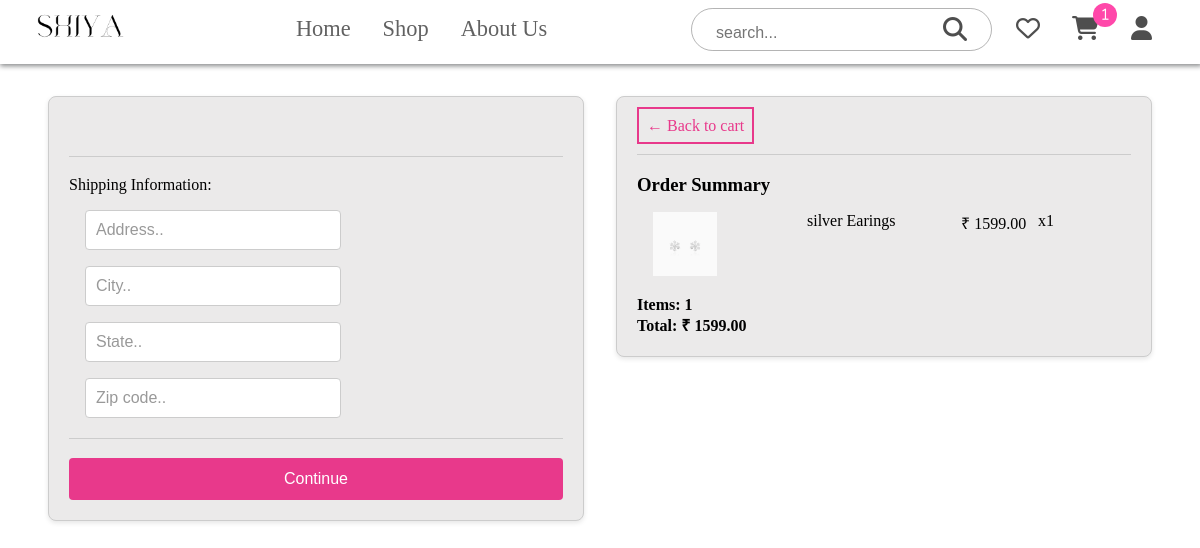
Page /checkout/ (signed in) on the committed database.
### core/models.py (models this page shows, shortened)
class OrderItem(models.Model):
    product = models.ForeignKey(
        Product, on_delete=models.SET_NULL, null=True, blank=True
    )
    order = models.ForeignKey(Order, on_delete=models.SET_NULL, null=True, blank=True)
    quantity = models.IntegerField(default=0, null=True, blank=True)
    date_added = models.DateTimeField(auto_now_add=True)
    @property
    def get_total(self):
        total = self.product.price * self.quantity
        return total

class Product(models.Model):
    name = models.CharField(max_length=200)
    price = models.DecimalField(max_digits=7, decimal_places=2)
    image = models.ImageField(null=True, blank=True)
    category = models.ForeignKey(
        Category, on_delete=models.CASCADE, null=True, blank=True
    )
    material = models.CharField(max_length=100, null=True, blank=True)
    description = models.TextField(max_length=200, null=True, blank=True)
    occasion = models.CharField(max_length=100, null=True, blank=True)
    def imageURL(self):
        try:
            url = self.image.url
        except:
            url = ""
        return url

class Order(models.Model):
    customer = models.ForeignKey(
        Customer, on_delete=models.SET_NULL, null=True, blank=True
    )
    date_orderd = models.DateTimeField(auto_now_add=True)
    complete = models.BooleanField(default=False, null=True, blank=False)
    transaction_id = models.CharField(max_length=100, null=True)
    @property
    def shipping(self):
        orderitems = self.orderitem_set.all()
        shipping = True
        return shipping
    @property
    def get_cart_total(self):
        orderitems = self.orderitem_set.all()
        total = sum([item.get_total for item in orderitems])
        return total
    @property
    def get_cart_items(self):
        orderitems = self.orderitem_set.all()
        total = sum([item.quantity for item in orderitems])
        return total

### core/views.py (the view)
# urls.py: path("checkout/", checkout, name="checkout"),
def checkout(request):
    data = cartData(request)
    cartItems = data["cartItems"]
    order = data["order"]
    items = data["items"]
    context = {"items": items, "order": order, "cartItems": cartItems}
    return render(request, "core/checkout.html", context)

### core/utils.py (called while the page is built)
def cartData(request):
    if request.user.is_authenticated:
        customer = request.user.customer
        order,created = Order.objects.get_or_create(customer=customer, complete=False)
        items = order.orderitem_set.all()
        cartItems = order.get_cart_items
    else:
        cookieData=cookieCart(request)
        items=cookieData['items']
        order=cookieData['order']
        cartItems=cookieData['cartItems']
    return {'cartItems':cartItems,'order':order,'items':items}

### templates/core/checkout.html (shortened to what this page needs)
{% extends 'core/main.html' %}
{% load static %}
{% block content %}
<div class="checkout">
    <div class="row">
        <div class="col">
            <div class="box-element" id="form-wrapper">
                <form id="form">
                    <div id="shipping-info">
                        <hr>
                        <p>Shipping Information:</p>
                        <div class="shipping-items">
                            <div class="form-field">
                                <input required class="form-control" type="text" name="address" id="address"
                                    placeholder="Address..">
                            </div>
                            <div class="form-field">
                                <input required class="form-control" type="text" name="city" id="city"
                                    placeholder="City..">
                            </div>
                            <div class="form-field">
                                <input required class="form-control" type="text" name="state" id="state"
                                    placeholder="State..">
                            </div>
                            <div class="form-field">
                                <input required class="form-control" type="text" name="zipcode" id="zipcode"
                                    placeholder="Zip code..">
                            </div>
                        </div>
                    </div>
                    <hr>
                    <input id="form-button" class="btn btn-success btn-block" type="submit" value="Continue">
                </form>
            </div>
        </div>
        <div class="col">
            <div class="box-element">
                <a class="btn" href="{% url 'cart' %}">&#x2190; Back to cart</a>
                <hr>
                <h3>Order Summary</h3>
                {% for item in items%}
                <div class="cart-row">
                    <div style="flex:2"><img class="row-img" src="{{item.product.imageURL}}"></div>
                    <div style="flex:2">{{item.product.name}} </div>
                    <div style="flex:1">&#8377; {{item.product.price}}</div>
                    <div style="flex:1">x{{item.quantity}}
                    </div>
                </div>
                {% endfor %}
                <h4>Items: {{order.get_cart_items}}</h4>
                <h4>Total: &#8377; {{order.get_cart_total}}</h4>
            </div>
        </div>
    </div>
</div>
{% endblock %}

### static/css/main.css (style rules this page uses)
* { margin: 0; padding: 0; }
.cart-row { display: flex; padding: 1rem; }
.cart-row img { width: 4rem; }
.checkout { margin-top: 5rem; }
.checkout .row { display: flex; margin: 2rem; flex-wrap: wrap; }
.checkout .col { width: 50%; }
.checkout .box-element { margin: 1rem; background-color: #ebeaea; border: 1px solid #ccc; border-radius: 8px; padding: 20px; box-sizing: border-box; box-shadow: 0 2px 5px rgba(0, 0, 0, 0.1); }
.checkout #user-info, .checkout .shipping-items { display: flex; flex-wrap: wrap; }
.checkout #form { display: flex; flex-direction: column; }
.checkout .form-field { width: 15rem; margin: 1rem; margin-bottom: 0; justify-content: center; text-align: center; }
.checkout .form-field input { width: 16rem; padding: 10px; box-sizing: border-box; border: 1px solid #ccc; border-radius: 4px; font-size: 16px; }
.checkout .form-field input::placeholder { color: #999; }
.checkout #shipping-info { margin-top: 20px; }
.checkout hr { border: 0; height: 1px; background: #ccc; margin: 1.2rem 0rem; }
.checkout #form-button { background-color: #e8398b; color: #fff; border: none; padding: 12px; border-radius: 4px; cursor: pointer; font-size: 16px; }
.checkout .btn { color: #e8398b; border: 2px solid #e8398b; text-decoration: none; padding: 0.5rem; }
.checkout .cart-row { display: flex; padding: 1rem; }
.checkout .cart-row img { width: 4rem; }

### rows in the picture
OrderItem: product.imageURL (picture), product.name "silver Earings", product.price "1599.00", quantity "1"
Order: get_cart_items "1", get_cart_total "1599.00"

### other values in the picture
{{ cartItems }} "1"
